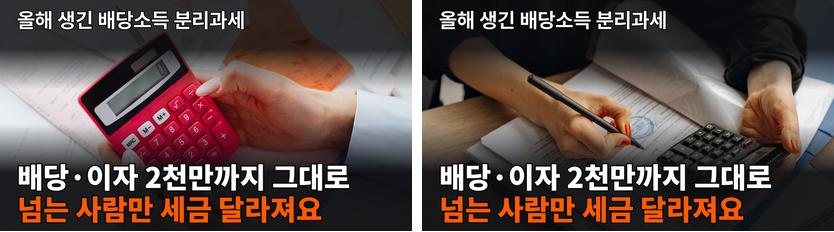
#> input picture work/research/visual/W-3-thumb/sheet_ef.jpg, 834 x 232 px
$ python -i n3fix1104.py   (imports and definitions only)
#> lines starting #> are read from the running program, lines starting #| are printed output that depends on the picture
"""N-3 실사 11줄 교체 — visual-designer 2026-11-04 09시.
11/4 07시 새 심사관 2명(judge1_a·b)이 '못함'이라 한 Pexels 실사 11줄(r01·05·09·13·15·20·26·30·35·39·41)을 고친다.
심사관 지적: 대본 뜻 안 전함·외국 서식/간판/영문 UI·검은 띠·구상과 다름 → P-3(p3fix1103.py)처럼 바꾼다.
- 10줄: 종이 판. P-3 때 '9줄이 같은 종이 판(반복 티)' 흠이 남아서 꼴을 나눈다 —
  한글 급여명세서 서식(r01·05·13) · 빈 칸 미리 보기(r09 사다리 머리·r15 폭포 빈 틀) · 댓글/질문 메모(r20·26·35) · 큰 숫자(r30) · 계산식(r39)
- r41: 같은 노을 창 실사의 검은 띠를 잘라 꽉 채우고 위에 끝인사 한 줄(아래는 최종 화면 자리로 비움)
글자는 say_v1.txt 말 그대로. 숫자는 calc_out.txt 값만(A 5천 줄·D·I).
사용: py -3.12 n3fix1104.py [이름 ...] → work/video/public/bg/n3/board/·over/
"""
import os, sys, subprocess
HERE = os.path.dirname(os.path.abspath(__file__))
sys.path.insert(0, HERE); sys.path.insert(0, os.path.join(HERE, '..', 'K-1-shots'))
import k1boards as K
from k1boards import W, H, INK, GREY, OR, KRAFT_L, FADE, F_B, F_M, F_X, font, canvas, T, title, source, torn, hand_ellipse, hand_under, hand_arrow, hand_check
from PIL import Image, ImageDraw

# [1 line that did not run here, left out]
# [1 line that did not run here, left out]
MEMO = (246, 236, 178); PALE = (250, 248, 242); PAPER_N = (238, 230, 212); LINE = (170, 162, 150)
COND = '1인 · 식대 비과세 월 20만원 · 2026년 보험료율·간이세액표'
# [1 line that did not run here, left out]

# ---------- 한글 급여명세서(자체 그림, 연봉 5천 · calc_out A 5천 줄) ----------
PAY = (('기본급 등', '3,966,666'), ('식대(비과세)', '200,000'))
DED = (('소득세', '190,620'), ('지방소득세', '19,060'), ('국민연금', '188,380'), ('건강보험', '142,600'),
       ('장기요양', '18,730'), ('고용보험', '35,690'))
# [19 lines left out: function payslip, not called in this run]

B = {}
def board(fn): B[fn.__name__] = fn; return fn

# [146 lines left out: functions n3_open, n3_gross, n3_seven, n3_netcheck, dashed, n3_leak_q and 6 more, not called in this run]

# ---------- r41 실사(검은 띠 잘라 꽉 채움) + 끝인사 ----------
def trimmed_frame(src, t=2.0):
    png = os.path.join(os.environ.get('TEMP', '.'), 'n3fix_' + os.path.basename(src) + '.png')
    subprocess.run([FF, '-y', '-loglevel', 'error', '-ss', str(t), '-i', os.path.join(PUB, src), '-frames:v', '1', png], check=True)
    im = Image.open(png).convert('RGB'); g = im.convert('L'); w, h = im.size
    rows = [sum(g.crop((0, y, w, y + 1)).get_flattened_data()) / w for y in range(h)]
    top = next(y for y in range(h) if rows[y] > 18); bot = next(y for y in range(h - 1, -1, -1) if rows[y] > 18)
    im = im.crop((0, top + 4, w, bot - 4))                       # 검은 띠 + 경계 4px 잘라냄
    r = max(W / im.width, H / im.height); im = im.resize((round(im.width * r), round(im.height * r)), Image.LANCZOS)
    x, y = (im.width - W) // 2, (im.height - H) // 2
    return im.crop((x, y, x + W, y + H)), (top, bot, h)

# [15 lines left out: functions n3_end_over, main, not called in this run]

# [2 lines not run here, left out]

>>> import cv2
>>> picture = cv2.imread('../W-3-thumb/sheet_ef.jpg', cv2.IMREAD_GRAYSCALE)
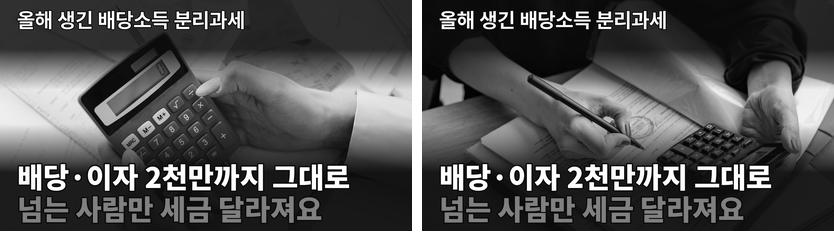
#> picture: shape (232, 834); min 0, max 255, mean 80.9
>>> result = trimmed_frame(picture)
#> (the run stopped early here; a loop or call above may not have finished)

$ run again, on work/research/visual/W-3-thumb/w3n_b_412.png
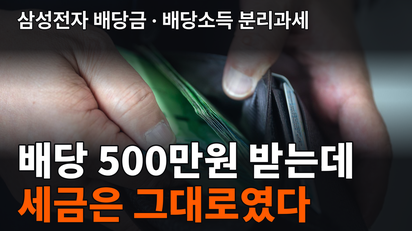
#> input picture work/research/visual/W-3-thumb/w3n_b_412.png, 412 x 231 px
#> `picture = cv2.imread('../W-3-thumb/sheet_ef.jpg', cv2.IMREAD_GRAYSCALE)`:
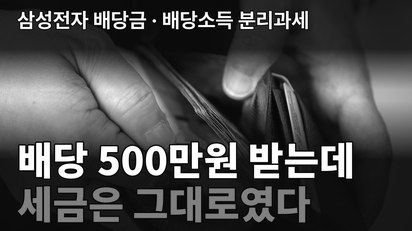
#> picture: shape (231, 412); min 0, max 255, mean 74.3

$ run again, on work/research/visual/W-3-thumb/w3n_c.png
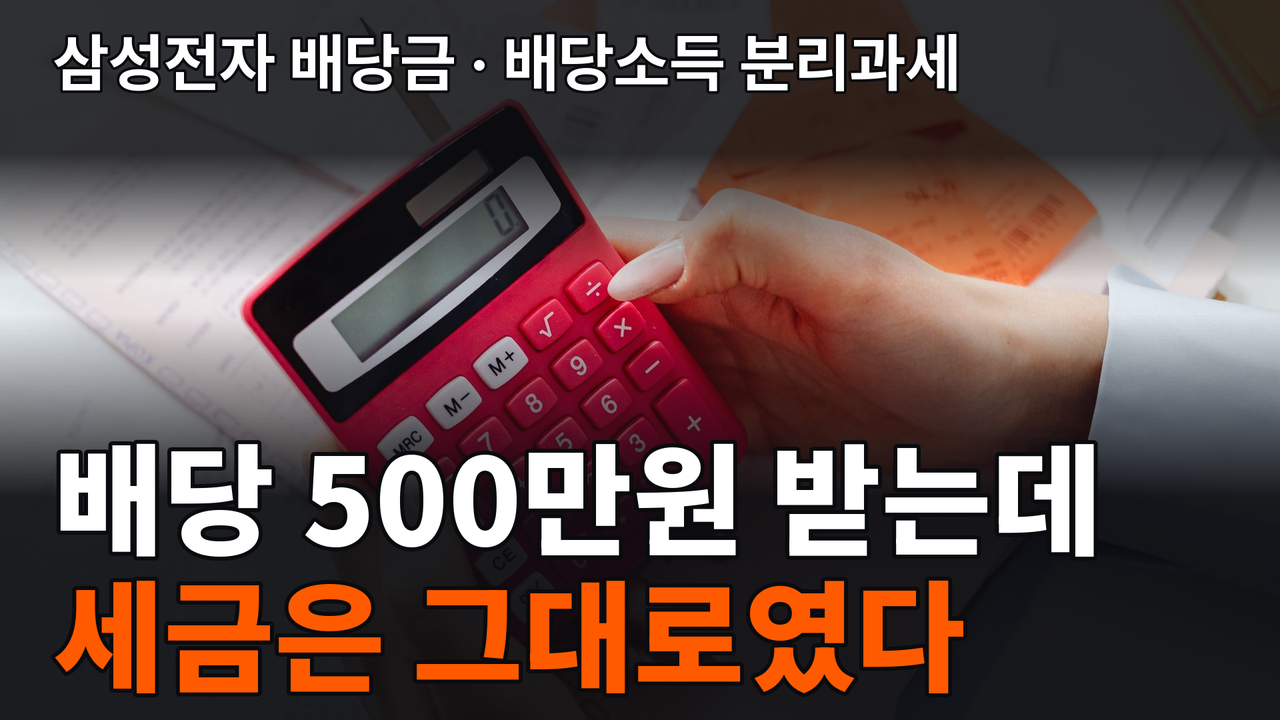
#> input picture work/research/visual/W-3-thumb/w3n_c.png, 1280 x 720 px
#> `picture = cv2.imread('../W-3-thumb/sheet_ef.jpg', cv2.IMREAD_GRAYSCALE)`:
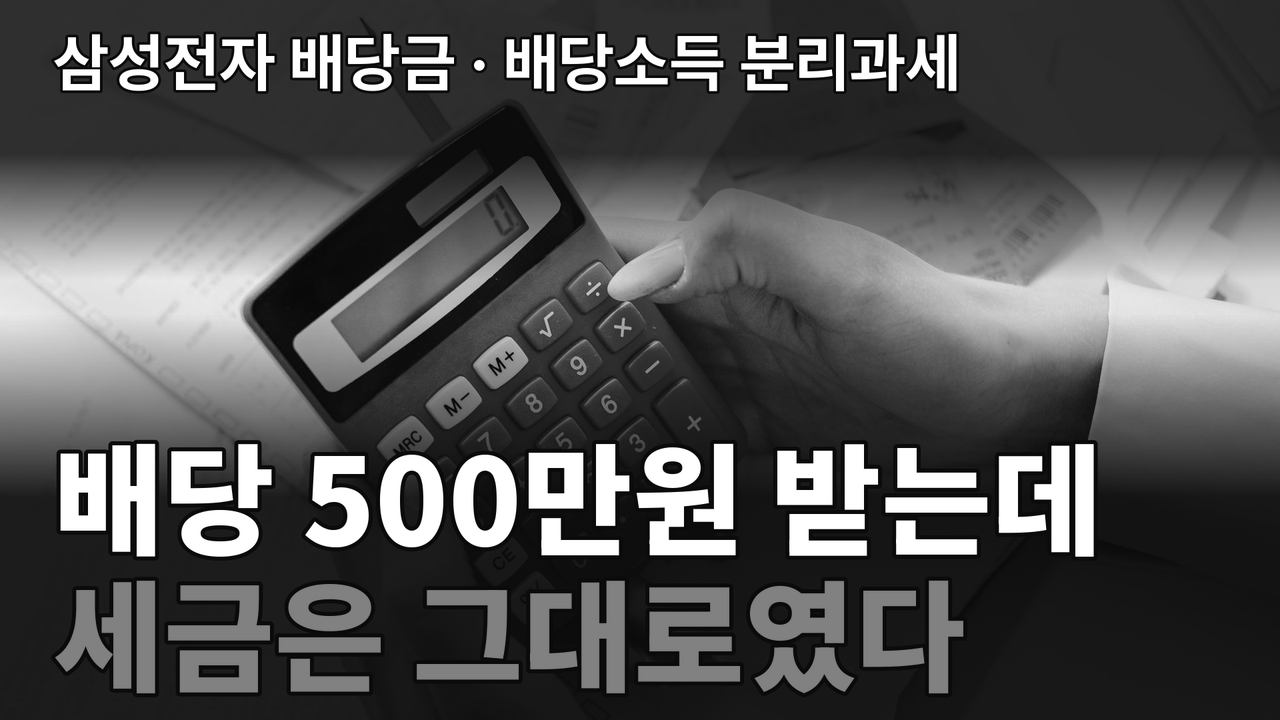
#> picture: shape (720, 1280); min 0, max 255, mean 82.5
